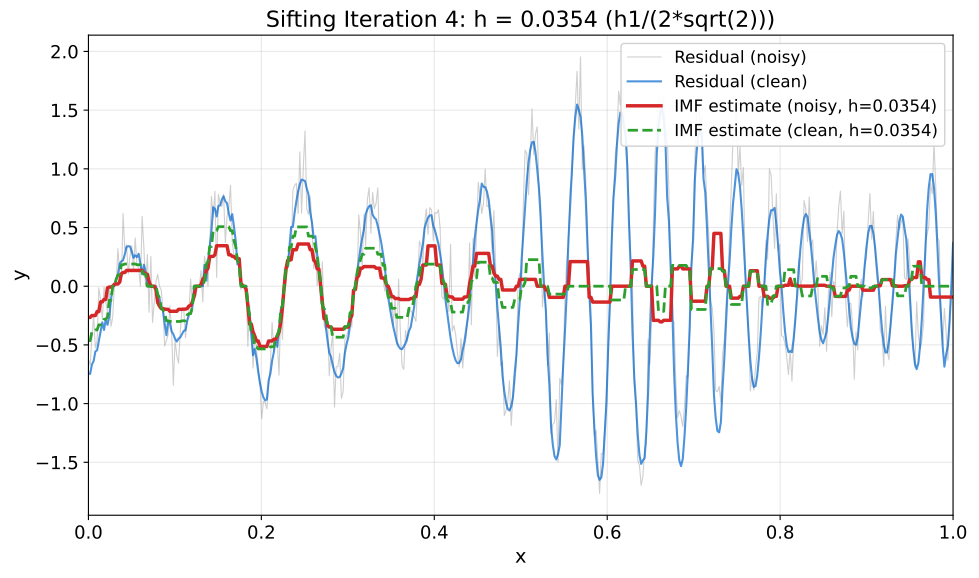

Write Python code to recreate this figure.
"""EMD Sifting Iteration 4 - Bandwidth h=0.0354

Shows fourth sifting iteration.
Bandwidth: h4 = h1/(2*sqrt(2)) = 0.0354
"""
import matplotlib.pyplot as plt
import numpy as np
from pathlib import Path

plt.rcParams.update({
    'font.size': 14, 'axes.labelsize': 14, 'axes.titlesize': 16,
    'xtick.labelsize': 13, 'ytick.labelsize': 13, 'legend.fontsize': 12,
    'figure.figsize': (10, 6), 'figure.dpi': 150
})

# Colors
MLBLUE = '#0066CC'
MLGREEN = '#2CA02C'
MLRED = '#D62728'
MLGRAY = '#888888'

# =============================================================================
# Smoothing functions
# =============================================================================

def epanechnikov_kernel(u):
    weights = np.zeros_like(u, dtype=float)
    mask = np.abs(u) <= 1
    weights[mask] = 0.75 * (1 - u[mask]**2)
    return weights


def weighted_median(values, weights):
    if len(values) == 0 or np.sum(weights) == 0:
        return np.nan
    sorted_indices = np.argsort(values)
    sorted_values = values[sorted_indices]
    sorted_weights = weights[sorted_indices]
    cumulative_weights = np.cumsum(sorted_weights) / np.sum(sorted_weights)
    idx = np.searchsorted(cumulative_weights, 0.5)
    if idx >= len(sorted_values):
        return sorted_values[-1]
    elif idx == 0:
        return sorted_values[0]
    elif np.isclose(cumulative_weights[idx-1], 0.5):
        return 0.5 * (sorted_values[idx-1] + sorted_values[idx])
    return sorted_values[idx]


def epa_local_median(x, y, bandwidth):
    n = len(x)
    y_smooth = np.zeros(n)
    for i in range(n):
        u = (x - x[i]) / bandwidth
        weights = epanechnikov_kernel(u)
        y_smooth[i] = weighted_median(y, weights)
    return y_smooth


# =============================================================================
# Signal generation and sifting
# =============================================================================

np.random.seed(42)
n = 500
x = np.linspace(0, 1, n)

# AM-FM signal
A_x = 1 + 0.5 * np.sin(4 * np.pi * x)
phi_x = 2 * np.pi * (6 * x + 12 * x**2)
y_clean = A_x * np.sin(phi_x)
sigma = 0.2
noise = sigma * np.random.randn(n)
y_noisy = y_clean + noise

# Bandwidth sequence
h1 = 0.1
h2 = h1 / np.sqrt(2)
h3 = h1 / 2
h4 = h1 / (2 * np.sqrt(2))  # 0.0354

# Iterations 1-3
m1_noisy = epa_local_median(x, y_noisy, h1)
m1_clean = epa_local_median(x, y_clean, h1)
r2_noisy = y_noisy - m1_noisy
r2_clean = y_clean - m1_clean

m2_noisy = epa_local_median(x, r2_noisy, h2)
m2_clean = epa_local_median(x, r2_clean, h2)
r3_noisy = r2_noisy - m2_noisy
r3_clean = r2_clean - m2_clean

m3_noisy = epa_local_median(x, r3_noisy, h3)
m3_clean = epa_local_median(x, r3_clean, h3)
r4_noisy = r3_noisy - m3_noisy
r4_clean = r3_clean - m3_clean

# Iteration 4
m4_noisy = epa_local_median(x, r4_noisy, h4)
m4_clean = epa_local_median(x, r4_clean, h4)

# =============================================================================
# Plot
# =============================================================================

fig, ax = plt.subplots(figsize=(10, 6))

ax.plot(x, r4_noisy, color=MLGRAY, alpha=0.4, linewidth=0.8, label='Residual (noisy)')
ax.plot(x, r4_clean, color=MLBLUE, linewidth=1.5, alpha=0.7, label='Residual (clean)')
ax.plot(x, m4_noisy, color=MLRED, linewidth=2.5, label=f'IMF estimate (noisy, h={h4:.4f})')
ax.plot(x, m4_clean, color=MLGREEN, linewidth=2, linestyle='--', label=f'IMF estimate (clean, h={h4:.4f})')

ax.set_xlabel('x')
ax.set_ylabel('y')
ax.set_title(f'Sifting Iteration 4: h = {h4:.4f} (h1/(2*sqrt(2)))')
ax.legend(loc='upper right', framealpha=0.9)
ax.grid(True, alpha=0.3)
ax.set_xlim(0, 1)

plt.tight_layout()
plt.savefig(Path(__file__).parent / 'chart.pdf', dpi=300, bbox_inches='tight')
plt.close()

print(f"Saved: {Path(__file__).parent / 'chart.pdf'}")
